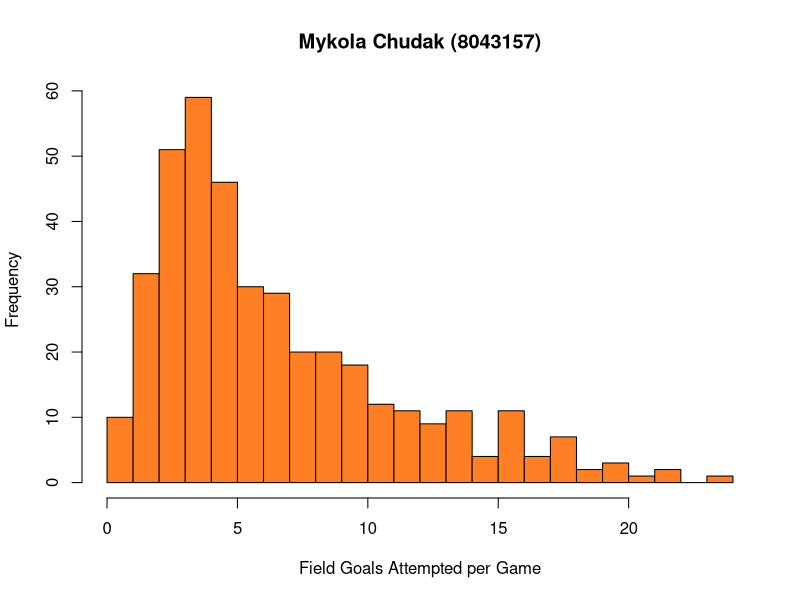
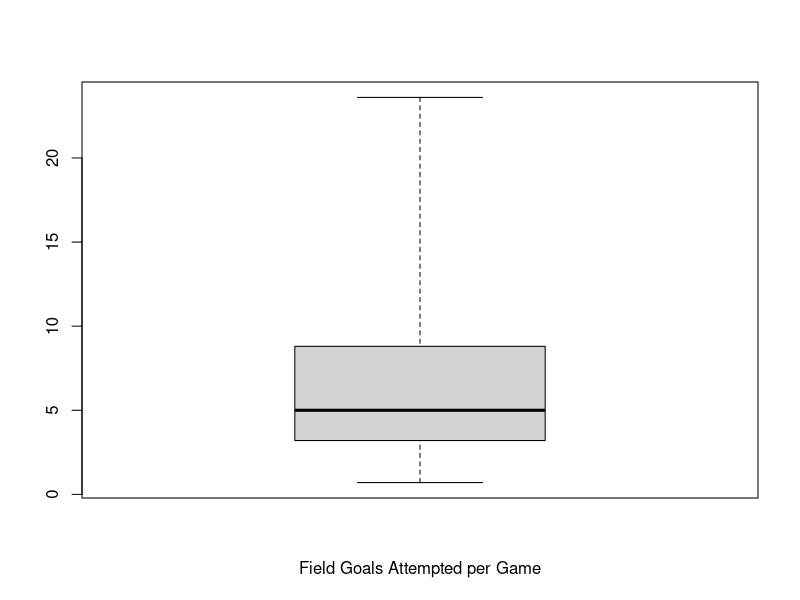
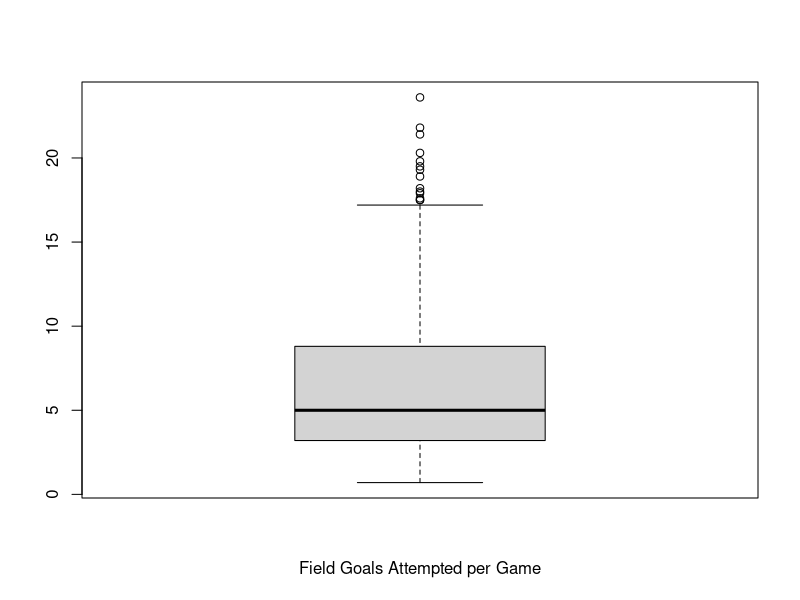
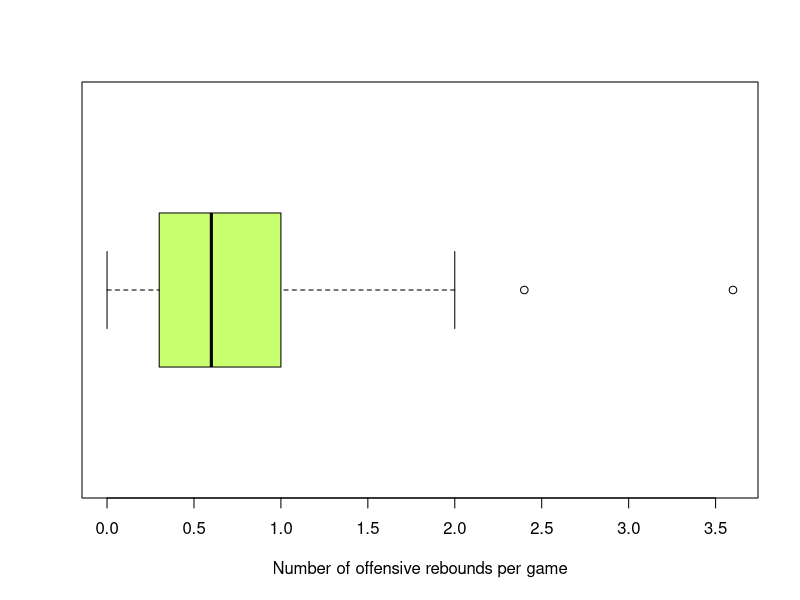
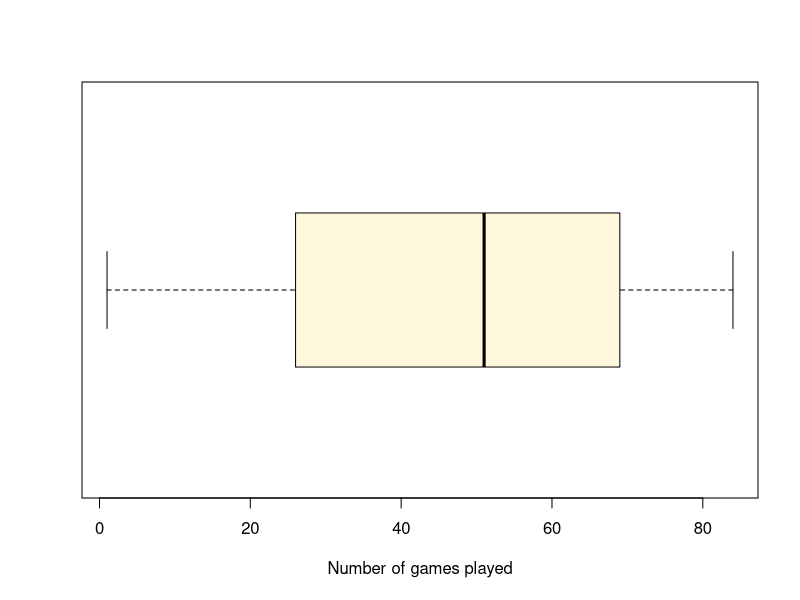
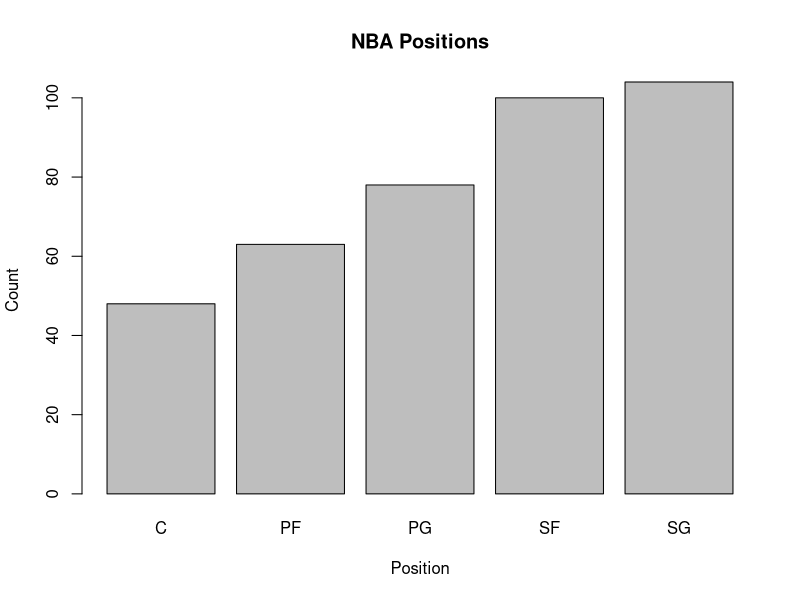
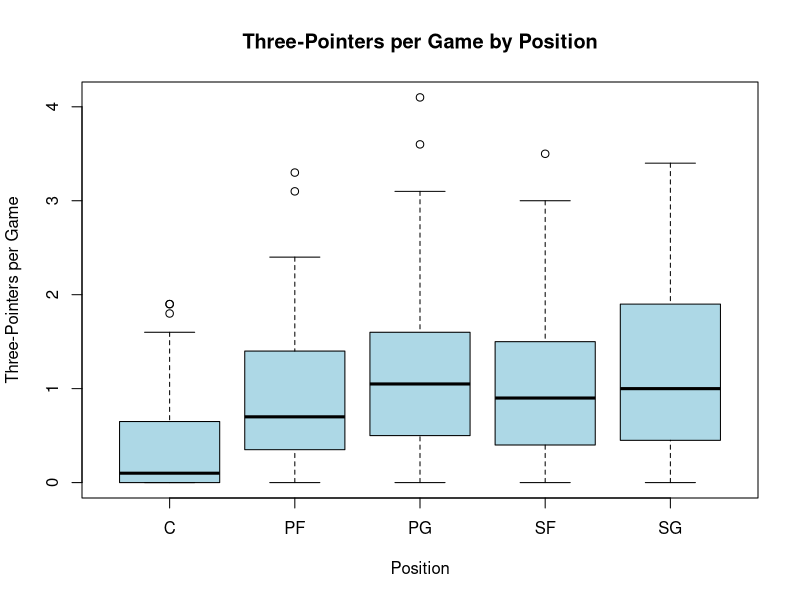
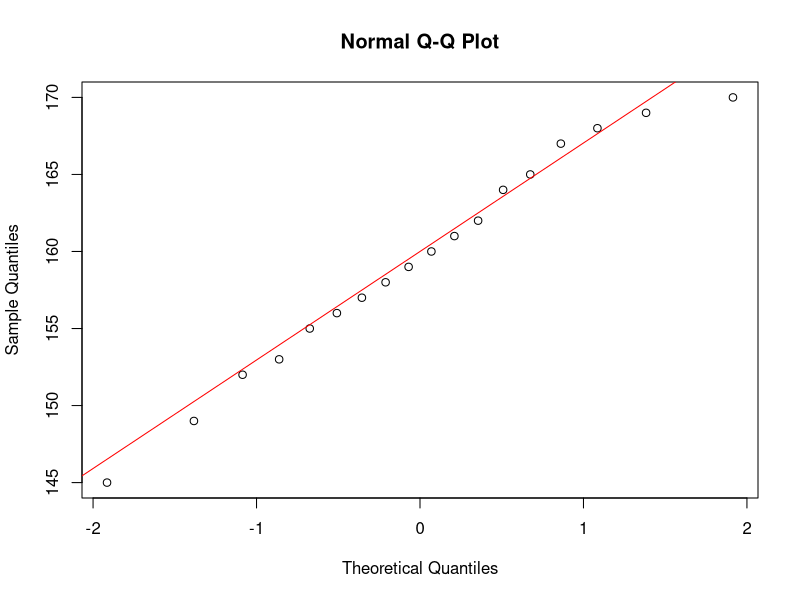

The R script that drew these images, in order:
## ---- chunk 1
NBA <- read.csv("NBA.csv")
## ---- chunk 2
hist(NBA$FGA, main = "Mykola Chudak (8043157)", breaks = 20, 
     xlab = "Field Goals Attempted per Game", col = "chocolate1")
## ---- chunk 3
boxplot(NBA$FGA, range = 0, xlab = "Field Goals Attempted per Game")
boxplot(NBA$FGA, xlab = "Field Goals Attempted per Game")
## ---- chunk 4
fivenum(NBA$FGA)

IQR <- fivenum(NBA$FGA)[4] - fivenum(NBA$FGA)[2]
fivenum(NBA$FGA)[4] + 1.5 * IQR # Upper Fence
fivenum(NBA$FGA)[2] - 1.5 * IQR # Lower Fence

## ---- chunk 5
boxplot(NBA$ORB, horizontal = TRUE, col = "darkolivegreen1", 
        xlab = "Number of offensive rebounds per game")
## ---- chunk 6
boxplot(NBA$G, xlab = "Number of games played", 
        col = "cornsilk", horizontal = TRUE)
## ---- chunk 7
mean(NBA$ORB)
median(NBA$ORB)

mean(NBA$G)
median(NBA$G)
## ---- chunk 8
mean(NBA$Age)
var(NBA$Age)
## ---- chunk 9
positionTable <- table(NBA$Position)
positionTable
## ---- chunk 10
barplot(positionTable, main = "NBA Positions", xlab = "Position", ylab = "Count")
## ---- chunk 11
boxplot(X3P ~ Position, data = NBA, xlab = "Position", ylab = "Three-Pointers per Game", 
        main = "Three-Pointers per Game by Position", col = "lightblue")
## ---- chunk 12
Rating <- c(4, 5, 3, 4)
sd(Rating)
## ---- chunk 13
GRE <-  c(145, 149, 152, 153, 155, 156, 157, 158, 159, 160,
               161, 162, 164, 165, 167, 168, 169, 170)
## ---- chunk 14
qqnorm(GRE)
qqline(GRE, col = "red")
## ---- chunk 15
pnorm(165, mean = 155, sd = 6)
## ---- chunk 16
pnorm(150, mean = 155, sd = 6, lower.tail = FALSE)
## ---- chunk 17
pnorm(149, mean = 155, sd = 6) - pnorm(140, mean = 155, sd = 6)
## ---- chunk 18
qnorm(1 - 0.13, mean = 155, sd = 6)
## ---- chunk 19
IQR <- fivenum(GRE)[4] - fivenum(GRE)[2]
IQR
## ---- chunk 20
punif(2, 1.5, 6.5)
## ---- chunk 21
punif(3.1, 1.5, 6.5, lower.tail = FALSE)
## ---- chunk 22
punif(5.9, 1.5, 6.5) - punif(3.7, 1.5, 6.5)
## ---- chunk 23
qunif(0.125, 1.5, 6.5)
